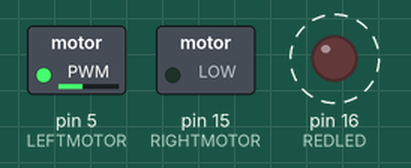
Recording of a sketch running on a simulated Arduino Uno, built for the host (arithmetic inside an expression is 32-bit, double 64-bit). On the bench: switched loads named in the sketch (green lamp = pin HIGH), output pins drawn as LEDs (lit = HIGH). Dashed ring = blinking.

Above: at 0.5 s.
Timing chart, 0 to 4.6 s (numbered marks = the images above):
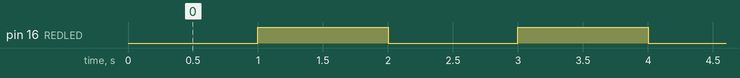

The sketch:

ESP8266_MotorControl.ino
```cpp
/* Motor Control
 *  Demonstrates using Pulse Width Modulation to set the motor speed of the BristleBot
 *  with the analogWrite command.
 *
 *  Benn Thomsen, Oct 2016
*/

//pin assignments
#define REDLED 16

#define RIGHTMOTOR 15
#define LEFTMOTOR 5

void setup() {
  // initialize the digital pin as an output.
  pinMode(REDLED, OUTPUT);
  pinMode(RIGHTMOTOR, OUTPUT);
  pinMode(LEFTMOTOR, OUTPUT);
  analogWriteFreq(400);         // Set the pulse frequency of the PWM motor drive signal
  analogWrite(RIGHTMOTOR,100);  //Set the Right motor power (0-255)
  analogWrite(LEFTMOTOR,100);   //Set the Left motor power (0-255)
}

// the loop routine runs over and over again forever:
void loop() {
  // Blink LED
  digitalWrite(REDLED, LOW);   // turn the LED on (HIGH is the voltage level)
  delay(1000);               // wait for a second
  digitalWrite(REDLED, HIGH);    // turn the LED off by making the voltage LOW
  delay(1000);               // wait for a second
}
```

Measured:
- by itself, pin 16 (REDLED): alternates HIGH for 1.0 s and LOW for 1.0 s
